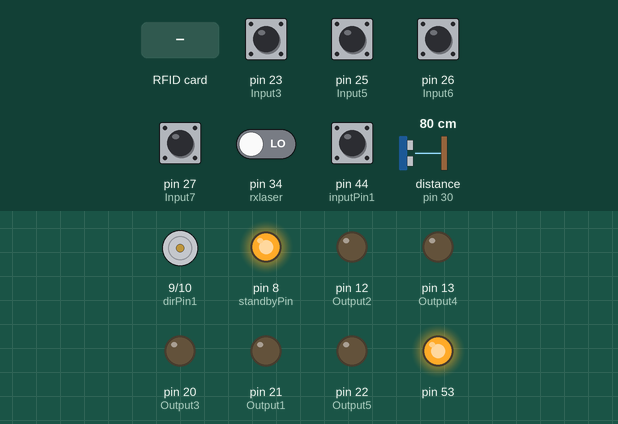
A sketch run on a simulated Arduino Mega 2560, built with avr-gcc and run on an emulated ATmega2560. On the bench: motor-driver pin pairs drawn as motors (green arrow = first pin HIGH = forward, orange = second pin HIGH = backward, longer = more drive, scaled by the enable pin, stopped while the standby pin is LOW), output pins drawn as LEDs (lit = HIGH). Dashed ring = blinking. The test bench sets the inputs (shaded band); at power-on: pin 23 (Input3), pin 25 (Input5), pin 26 (Input6), pin 27 (Input7), pin 44 (inputPin1) HIGH, pin 34 (rxlaser) LOW, distance to the obstacle (sensor on pin 30) 80 cm. The echo pulse lasts 58.3 µs per cm; pins used as bus, display or sensor lines are not drawn; what the sketch prints to the serial monitor is not drawn.

Above: at 1.2 s.
1.3 s: pin 26 (Input6) pulled LOW for 1 s
At 1.65 s:
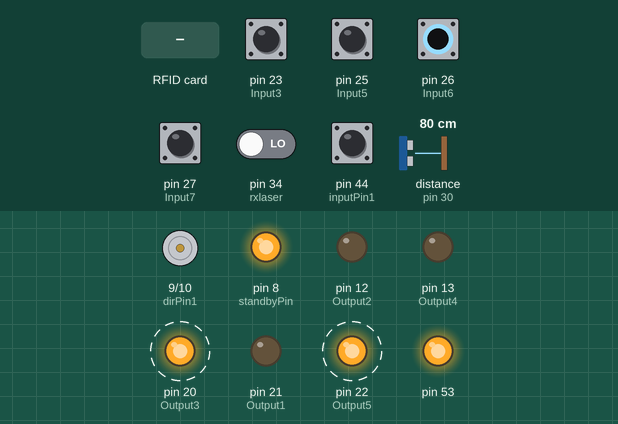
4.3 s: pin 23 (Input3) pulled LOW for 0.15 s
At 5.2 s:
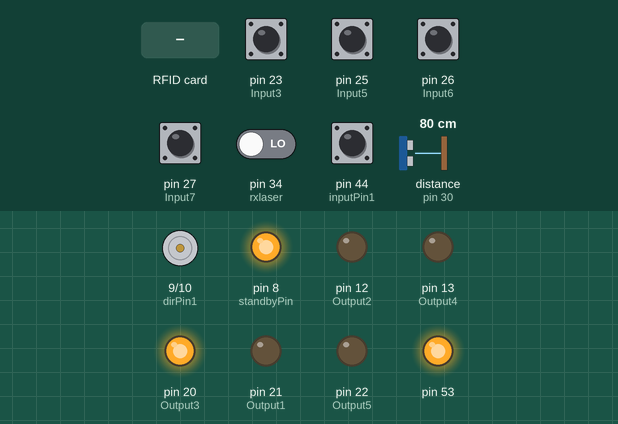
5.9 s: RFID card 5E 7A 19 C4 held to the reader
At 6.7 s:
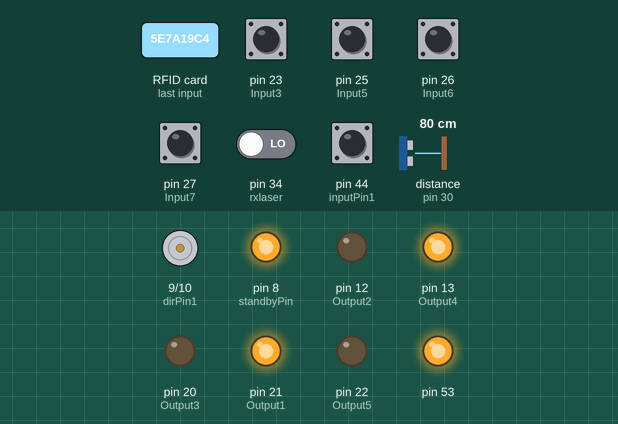
7.4 s: pin 34 (rxlaser) driven HIGH
At 8.4 s:
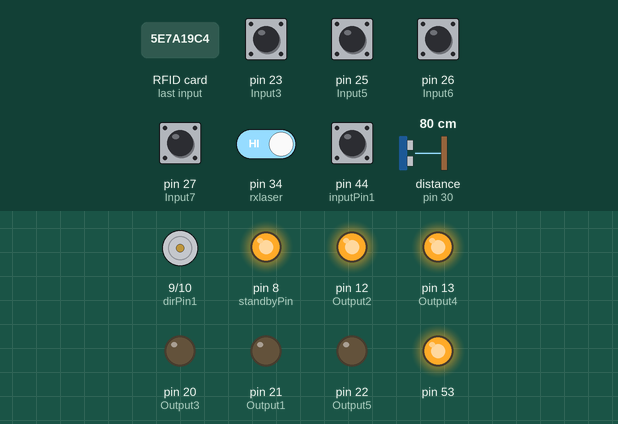
8.9 s: pin 26 (Input6) pulled LOW for 0.15 s
At 9.6 s:
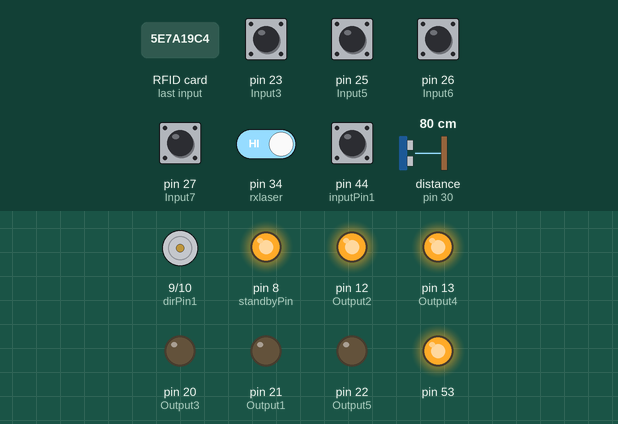
10.5 s: pin 23 (Input3) pulled LOW for 1 s
At 10.8 s:
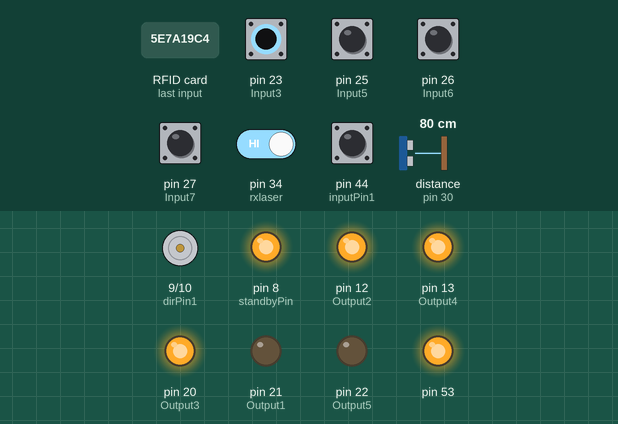
Timing chart, 0 to 17.4 s (numbered marks = the images above; inputs shaded):
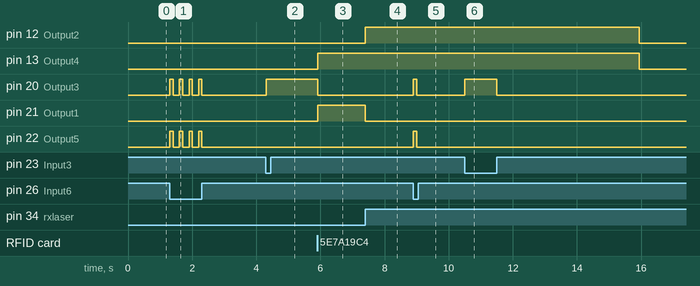

The sketch:

sketch_dec22a.ino
```cpp
#include <SPI.h>
#include <MFRC522.h>

// Pines RFID
#define RST_PIN 36
#define SS_PIN 38
MFRC522 rfid(SS_PIN, RST_PIN);
// laser tx - rx
const int txlaser = 32;
const int rxlaser = 34;


// Pines Ultrasonido
const int trigPin = 31;
const int echoPin = 30;
const int trigPin1 = 29;
const int echoPin1 = 28;

// Pines Limitadores (Pull-up)
const int inputPin1 = 44;
const int inputPin2 = 40;

// Pines Motor
const int dirPin1 = 9;
const int dirPin2 = 10;
const int pwmPin = 11;
const int standbyPin = 8;

// Pin LED

const int Output1 = 21;
const int Output2 = 12;
const int Output3 = 20;
const int Output4 = 13;
const int Output5 = 22;

// Pin input

const int Input3 = 23;
const int Input4 = 24;
const int Input5 = 25;
const int Input6 = 26;
const int Input7 = 27;

enum State { STOP, FORWARD, REVERSE };
 State currentState = STOP;
// Variables de estado
bool motorActive = false;
unsigned long noDetectionStart = 0;
const unsigned long noDetectionDelay = 10000; // 10 segundos
void Contigencia(void);
void SEMAFORO(void);

bool ledState = LOW;
unsigned long previousMillis = 0; // Tiempo anterior

void setup() {
  // Configuración de pines
    Serial.begin(9600);

  pinMode(trigPin, OUTPUT);
  pinMode(echoPin, INPUT);
  pinMode(trigPin1, OUTPUT);
  pinMode(echoPin1, INPUT);

  pinMode(inputPin1, INPUT_PULLUP);
  pinMode(inputPin2, INPUT_PULLUP);

  pinMode(dirPin1, OUTPUT);
  pinMode(dirPin2, OUTPUT);
  pinMode(pwmPin, OUTPUT);
  pinMode(standbyPin, OUTPUT);

  pinMode(Output1, OUTPUT);
  pinMode(Output2, OUTPUT);
  pinMode(Output3, OUTPUT);
  pinMode(Output4, OUTPUT);
  pinMode(Output5, OUTPUT);

  pinMode(txlaser, OUTPUT);
  pinMode(rxlaser, INPUT); // Configurar el pin 26 como entrada con pull-up


  pinMode(Input3, INPUT_PULLUP); // Configurar el pin 26 como entrada con pull-up
  pinMode(Input4, INPUT_PULLUP); // Configurar el pin 25 como entrada con pull-up
  pinMode(Input5, INPUT_PULLUP); // Configurar el pin 27 como entrada con pull-up
  pinMode(Input6, INPUT_PULLUP); // Configurar el pin 28 como entrada con pull-up
  pinMode(Input7, INPUT_PULLUP); // Configurar el pin 28 como entrada con pull-up

  // Configuración de RFID
  SPI.begin();
  rfid.PCD_Init();

  // Inicialización
  digitalWrite(standbyPin, HIGH); // Activar motor standby
  digitalWrite(Output1, LOW);      // LED apagado
  digitalWrite(Output2, LOW);      // LED apagado
  digitalWrite(Output3, LOW);      // LED apagado
  digitalWrite(Output4, LOW);      // LED apagado
  digitalWrite(Output5, LOW);      // LED apagado

}

void loop() {
  // Verificar el estado del botón de emergencia
  Contigencia();

  // Continuar con el flujo normal si se detecta un RFID
  if (rfid.PICC_IsNewCardPresent() && rfid.PICC_ReadCardSerial()) {
    unsigned long startNoDetection = 0;
    bool isObjectDetected = true;
    bool inReverse = false;

    while (true) {

  Contigencia();
  SEMAFORO();
  digitalWrite(Output3,LOW);
  digitalWrite(Output4, HIGH);

      // Verificar si el ultrasonido detecta un objeto
      if (ultrasonicDetectObject()) {
        isObjectDetected = true;
        inReverse = false;
        digitalWrite(Output4, HIGH);
        digitalWrite(txlaser, HIGH);


        // Activar o detener el motor según el estado de inputPin2
        if (digitalRead(inputPin2) != 0) {
          stopMotor();
        } else {
          activateMotor();
        }
      } else {
        if (isObjectDetected) {
          startNoDetection = millis();
          isObjectDetected = false;
        }

        // Verificar si no se detecta objeto durante 10 segundos
        if (millis() - startNoDetection >= 10000) {
          if (!inReverse) {
            reverseMotor();
            inReverse = true;
            Serial.print("modo reversa");
          }

          // Si inputPin1 está activo, detener el motor y salir del bucle
          if (digitalRead(inputPin1) != 0) {
            stopMotor();
           return; // Salir y esperar un nuevo RFID
          }
        }
      }

      // Si el sistema está en reversa, seguir revisando el estado del botón de emergencia
      if (inReverse) {
          digitalWrite(Output4, HIGH);
      SEMAFORO();
        if (digitalRead(Input3) == LOW || digitalRead(Input6) == LOW) {
          stopMotor();
              State currentState = STOP;            // Estado inicial
    while (digitalRead(Input3) == LOW || digitalRead(Input6) == LOW) {
  digitalWrite(Output3,HIGH);

      if (digitalRead(Input6) == LOW) {
                  blinkLED();
         if (digitalRead(Input5) == LOW) {
        currentState = FORWARD;
      } else if (digitalRead(Input7) == LOW) {
        currentState = REVERSE;
      } else {
        currentState = STOP;
      }
      switch (currentState) {
        case FORWARD:
        if (digitalRead(inputPin2) == 0){
          activateMotor();
        }else{
          stopMotor();
        }
          break;
        case REVERSE:
        if (digitalRead(inputPin1) == 0){
          reverseMotor();
        }else{
          stopMotor();
        }

          break;
        case STOP:
        default:
          stopMotor();
          break;
      }

      }


      delay(100); // Esperar hasta que se suelte el botón
    }  digitalWrite(Output3, HIGH);

          // Continuar con el reversa después de que el botón de emergencia se haya liberado
          reverseMotor();
        }
      }
    }

  }
    digitalWrite(Output4, LOW);
    digitalWrite(Output1, LOW);
    digitalWrite(Output2, LOW);
    digitalWrite(txlaser,LOW);

}
void SEMAFORO(void){
if(!digitalRead(rxlaser)){
    digitalWrite(Output1, HIGH);
    digitalWrite(Output2, LOW);

}else{
    digitalWrite(Output1, LOW);
    digitalWrite(Output2, HIGH);

}
}
void Contigencia(void){
  if (digitalRead(Input3) == LOW || digitalRead(Input6) == LOW) {
      stopMotor();
      State currentState = STOP;            // Estado inicial
      while (digitalRead(Input3) == LOW || digitalRead(Input6) == LOW) {
          digitalWrite(Output3,HIGH);
        if (digitalRead(Input6) == LOW) {
          digitalWrite(Output3,LOW);
          blinkLED();
          if (digitalRead(Input5) == LOW) {
            currentState = FORWARD;
          } else if (digitalRead(Input7) == LOW) {
            currentState = REVERSE;
          } else {
            currentState = STOP;
        }
        switch (currentState) {
          case FORWARD:
          if (digitalRead(inputPin2) == 0){
            activateMotor();
          }else{
            stopMotor();
          }
            break;
          case REVERSE:
          if (digitalRead(inputPin1) == 0){
            reverseMotor();
          }else{
            stopMotor();
          }

            break;
          case STOP:
          default:
            stopMotor();
            break;
        }

        }


        delay(100); // Esperar hasta que se suelte el botón
      }
      // Regresar al principio del loop, esperando un nuevo RFID
    }


}
bool ultrasonicDetectObject() {
  digitalWrite(trigPin, LOW);
  delayMicroseconds(2);
  digitalWrite(trigPin, HIGH);
  delayMicroseconds(10);
  digitalWrite(trigPin, LOW);

  long duration = pulseIn(echoPin, HIGH);
  float distance = duration * 0.034 / 2; // Distancia en cm
   // Serial.print("Distancia: ");
  //Serial.print(distance);
 // Serial.println(" cm");
  return (distance < 10);
}

void blinkLED() {
  digitalWrite(Output3, HIGH);
    digitalWrite(Output5, HIGH);

  delay(100);
  digitalWrite(Output3, LOW);
    digitalWrite(Output5, LOW);

  delay(100);
}
/*
void blinkLED(unsigned long interval) {
  unsigned long currentMillis = millis(); // Obtener el tiempo actual

  if (currentMillis - previousMillis >= interval) {
    previousMillis = currentMillis; // Actualizar el tiempo anterior

    // Cambiar el estado del LED
    ledState = !ledState;
    digitalWrite(Output4, ledState);
  }
}*/

void activateMotor() {
  digitalWrite(dirPin1, HIGH);
  digitalWrite(dirPin2, LOW);
  analogWrite(pwmPin, 150); // Velocidad máxima
  motorActive = true;
}

void stopMotor() {
  analogWrite(pwmPin, 0);
  motorActive = false;
}

void reverseMotor() {
  digitalWrite(dirPin1, LOW);
  digitalWrite(dirPin2, HIGH);
  analogWrite(pwmPin, 150); // Velocidad máxima
}

bool waitForNoDetection() {
  noDetectionStart = millis();
  while (millis() - noDetectionStart < noDetectionDelay) {
    if (ultrasonicDetectObject()) {
      noDetectionStart = millis(); // Reiniciar temporizador
    }
  }
  return true;
}
```

Measured:
- after the input at 1.3 s, pin 20 (Output3), pin 22 (Output5): alternates HIGH for 0.10 s and LOW for 0.20 s, 8 changes in all, then stays LOW, starting at once
- after the input at 4.3 s, pin 20 (Output3): LOW → HIGH at once
- after the input at 5.9 s, pin 13 (Output4), pin 21 (Output1): LOW → HIGH at once; pin 20 (Output3): HIGH → LOW at once
- after the input at 7.4 s, pin 12 (Output2): LOW → HIGH at once; pin 21 (Output1): HIGH → LOW at once
- after the input at 8.9 s, pin 20 (Output3), pin 22 (Output5): LOW → HIGH at once, → LOW 0.10 s later
- after the input at 10.5 s, pin 20 (Output3): LOW → HIGH at once, → LOW 1.0 s later
